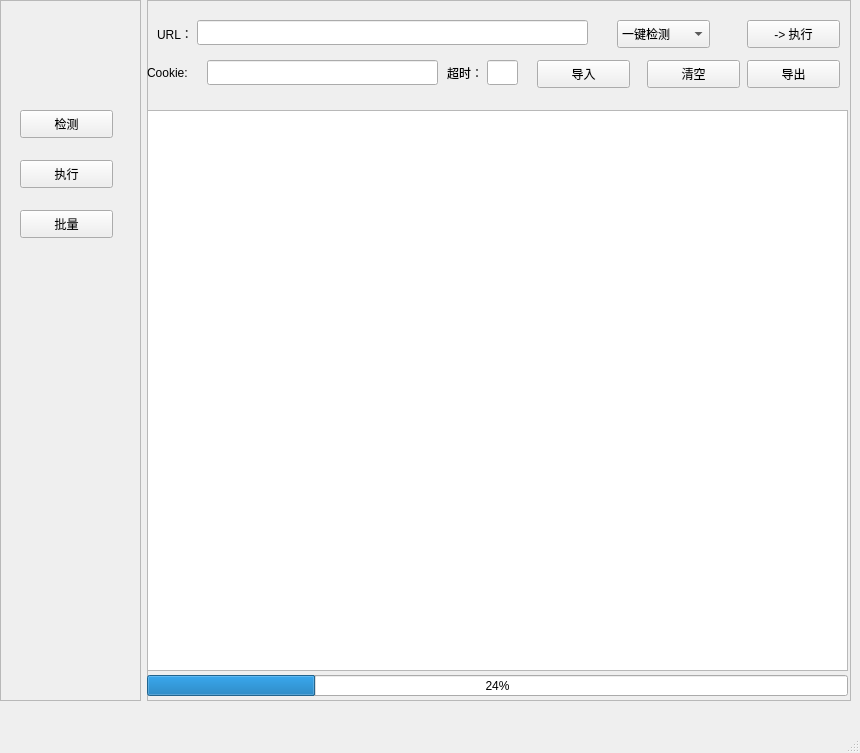
<?xml version="1.0" encoding="UTF-8"?>
<ui version="4.0">
 <class>MainWindow</class>
 <widget class="QMainWindow" name="MainWindow">
  <property name="geometry">
   <rect>
    <x>0</x>
    <y>0</y>
    <width>860</width>
    <height>753</height>
   </rect>
  </property>
  <property name="windowTitle">
   <string>MainWindow</string>
  </property>
  <widget class="QWidget" name="centralwidget">
   <widget class="QWidget" name="layoutWidget">
    <property name="geometry">
     <rect>
      <x>0</x>
      <y>0</y>
      <width>851</width>
      <height>701</height>
     </rect>
    </property>
    <layout class="QHBoxLayout" name="horizontalLayout">
     <item>
      <widget class="QFrame" name="frame">
       <property name="sizePolicy">
        <sizepolicy hsizetype="Expanding" vsizetype="Expanding">
         <horstretch>1</horstretch>
         <verstretch>0</verstretch>
        </sizepolicy>
       </property>
       <property name="frameShape">
        <enum>QFrame::StyledPanel</enum>
       </property>
       <property name="frameShadow">
        <enum>QFrame::Raised</enum>
       </property>
       <widget class="QPushButton" name="pushButton">
        <property name="geometry">
         <rect>
          <x>20</x>
          <y>110</y>
          <width>93</width>
          <height>28</height>
         </rect>
        </property>
        <property name="text">
         <string>检测</string>
        </property>
       </widget>
       <widget class="QPushButton" name="pushButton_2">
        <property name="geometry">
         <rect>
          <x>20</x>
          <y>160</y>
          <width>93</width>
          <height>28</height>
         </rect>
        </property>
        <property name="text">
         <string>执行</string>
        </property>
       </widget>
       <widget class="QPushButton" name="pushButton_6">
        <property name="geometry">
         <rect>
          <x>20</x>
          <y>210</y>
          <width>93</width>
          <height>28</height>
         </rect>
        </property>
        <property name="text">
         <string>批量</string>
        </property>
       </widget>
      </widget>
     </item>
     <item>
      <widget class="QFrame" name="frame_2">
       <property name="sizePolicy">
        <sizepolicy hsizetype="Expanding" vsizetype="Expanding">
         <horstretch>5</horstretch>
         <verstretch>0</verstretch>
        </sizepolicy>
       </property>
       <property name="frameShape">
        <enum>QFrame::StyledPanel</enum>
       </property>
       <property name="frameShadow">
        <enum>QFrame::Raised</enum>
       </property>
       <widget class="QStackedWidget" name="stackedWidget">
        <property name="geometry">
         <rect>
          <x>0</x>
          <y>0</y>
          <width>701</width>
          <height>701</height>
         </rect>
        </property>
        <property name="sizePolicy">
         <sizepolicy hsizetype="Expanding" vsizetype="Expanding">
          <horstretch>0</horstretch>
          <verstretch>0</verstretch>
         </sizepolicy>
        </property>
        <property name="currentIndex">
         <number>0</number>
        </property>
        <widget class="QWidget" name="page">
         <widget class="QLineEdit" name="lineEdit">
          <property name="geometry">
           <rect>
            <x>50</x>
            <y>20</y>
            <width>391</width>
            <height>25</height>
           </rect>
          </property>
         </widget>
         <widget class="QLabel" name="label">
          <property name="geometry">
           <rect>
            <x>10</x>
            <y>18</y>
            <width>81</width>
            <height>31</height>
           </rect>
          </property>
          <property name="text">
           <string>URL：</string>
          </property>
         </widget>
         <widget class="QPushButton" name="pushButton_4">
          <property name="geometry">
           <rect>
            <x>600</x>
            <y>20</y>
            <width>93</width>
            <height>28</height>
           </rect>
          </property>
          <property name="text">
           <string>-&gt; 执行</string>
          </property>
         </widget>
         <widget class="QComboBox" name="comboBox">
          <property name="geometry">
           <rect>
            <x>470</x>
            <y>20</y>
            <width>93</width>
            <height>28</height>
           </rect>
          </property>
          <item>
           <property name="text">
            <string>一键检测</string>
           </property>
          </item>
          <item>
           <property name="text">
            <string>S2-005</string>
           </property>
          </item>
          <item>
           <property name="text">
            <string>S2-008</string>
           </property>
          </item>
          <item>
           <property name="text">
            <string>S2-009</string>
           </property>
          </item>
          <item>
           <property name="text">
            <string>S2-016</string>
           </property>
          </item>
          <item>
           <property name="text">
            <string>S2-019</string>
           </property>
          </item>
          <item>
           <property name="text">
            <string>S2-032</string>
           </property>
          </item>
          <item>
           <property name="text">
            <string>S2-045</string>
           </property>
          </item>
         </widget>
         <widget class="QLineEdit" name="lineEdit_2">
          <property name="geometry">
           <rect>
            <x>60</x>
            <y>60</y>
            <width>231</width>
            <height>25</height>
           </rect>
          </property>
         </widget>
         <widget class="QLabel" name="label_2">
          <property name="geometry">
           <rect>
            <x>0</x>
            <y>65</y>
            <width>72</width>
            <height>15</height>
           </rect>
          </property>
          <property name="text">
           <string>Cookie:</string>
          </property>
         </widget>
         <widget class="QLabel" name="label_4">
          <property name="geometry">
           <rect>
            <x>300</x>
            <y>65</y>
            <width>72</width>
            <height>15</height>
           </rect>
          </property>
          <property name="text">
           <string>超时：</string>
          </property>
         </widget>
         <widget class="QLineEdit" name="lineEdit_4">
          <property name="geometry">
           <rect>
            <x>340</x>
            <y>60</y>
            <width>31</width>
            <height>25</height>
           </rect>
          </property>
         </widget>
         <widget class="QPushButton" name="pushButton_5">
          <property name="geometry">
           <rect>
            <x>500</x>
            <y>60</y>
            <width>93</width>
            <height>28</height>
           </rect>
          </property>
          <property name="text">
           <string>清空</string>
          </property>
         </widget>
         <widget class="QPushButton" name="pushButton_7">
          <property name="geometry">
           <rect>
            <x>600</x>
            <y>60</y>
            <width>93</width>
            <height>28</height>
           </rect>
          </property>
          <property name="text">
           <string>导出</string>
          </property>
         </widget>
         <widget class="QTextBrowser" name="textBrowser">
          <property name="geometry">
           <rect>
            <x>0</x>
            <y>110</y>
            <width>701</width>
            <height>561</height>
           </rect>
          </property>
         </widget>
         <widget class="QPushButton" name="pushButton_14">
          <property name="geometry">
           <rect>
            <x>390</x>
            <y>60</y>
            <width>93</width>
            <height>28</height>
           </rect>
          </property>
          <property name="text">
           <string>导入</string>
          </property>
         </widget>
         <widget class="QProgressBar" name="progressBar">
          <property name="geometry">
           <rect>
            <x>0</x>
            <y>675</y>
            <width>701</width>
            <height>21</height>
           </rect>
          </property>
          <property name="value">
           <number>24</number>
          </property>
         </widget>
        </widget>
        <widget class="QWidget" name="page_2">
         <widget class="QLineEdit" name="lineEdit_5">
          <property name="geometry">
           <rect>
            <x>50</x>
            <y>20</y>
            <width>391</width>
            <height>25</height>
           </rect>
          </property>
         </widget>
         <widget class="QLabel" name="label_5">
          <property name="geometry">
           <rect>
            <x>10</x>
            <y>18</y>
            <width>81</width>
            <height>31</height>
           </rect>
          </property>
          <property name="text">
           <string>URL：</string>
          </property>
         </widget>
         <widget class="QComboBox" name="comboBox_2">
          <property name="geometry">
           <rect>
            <x>470</x>
            <y>20</y>
            <width>93</width>
            <height>28</height>
           </rect>
          </property>
          <item>
           <property name="text">
            <string>S2-005</string>
           </property>
          </item>
          <item>
           <property name="text">
            <string>S2-008</string>
           </property>
          </item>
          <item>
           <property name="text">
            <string>S2-009</string>
           </property>
          </item>
          <item>
           <property name="text">
            <string>S2-016</string>
           </property>
          </item>
          <item>
           <property name="text">
            <string>S2-019</string>
           </property>
          </item>
          <item>
           <property name="text">
            <string>S2-032</string>
           </property>
          </item>
          <item>
           <property name="text">
            <string>S2-045</string>
           </property>
          </item>
         </widget>
         <widget class="QLineEdit" name="lineEdit_6">
          <property name="geometry">
           <rect>
            <x>50</x>
            <y>60</y>
            <width>391</width>
            <height>25</height>
           </rect>
          </property>
         </widget>
         <widget class="QLabel" name="label_6">
          <property name="geometry">
           <rect>
            <x>0</x>
            <y>65</y>
            <width>72</width>
            <height>15</height>
           </rect>
          </property>
          <property name="text">
           <string>Code:</string>
          </property>
         </widget>
         <widget class="QPushButton" name="pushButton_8">
          <property name="geometry">
           <rect>
            <x>590</x>
            <y>20</y>
            <width>93</width>
            <height>28</height>
           </rect>
          </property>
          <property name="text">
           <string>-&gt; 执行</string>
          </property>
         </widget>
         <widget class="QPushButton" name="pushButton_10">
          <property name="geometry">
           <rect>
            <x>470</x>
            <y>60</y>
            <width>93</width>
            <height>28</height>
           </rect>
          </property>
          <property name="text">
           <string>导出</string>
          </property>
         </widget>
         <widget class="QPushButton" name="pushButton_13">
          <property name="geometry">
           <rect>
            <x>590</x>
            <y>60</y>
            <width>93</width>
            <height>28</height>
           </rect>
          </property>
          <property name="text">
           <string>清空</string>
          </property>
         </widget>
         <widget class="QTextBrowser" name="textBrowser_3">
          <property name="geometry">
           <rect>
            <x>0</x>
            <y>110</y>
            <width>701</width>
            <height>581</height>
           </rect>
          </property>
         </widget>
        </widget>
        <widget class="QWidget" name="page_3">
         <widget class="QPushButton" name="pushButton_3">
          <property name="geometry">
           <rect>
            <x>550</x>
            <y>20</y>
            <width>93</width>
            <height>28</height>
           </rect>
          </property>
          <property name="text">
           <string>导入</string>
          </property>
         </widget>
         <widget class="QPushButton" name="pushButton_9">
          <property name="geometry">
           <rect>
            <x>440</x>
            <y>20</y>
            <width>93</width>
            <height>28</height>
           </rect>
          </property>
          <property name="text">
           <string>执行</string>
          </property>
         </widget>
         <widget class="QLabel" name="label_7">
          <property name="geometry">
           <rect>
            <x>10</x>
            <y>18</y>
            <width>81</width>
            <height>31</height>
           </rect>
          </property>
          <property name="text">
           <string>路径：</string>
          </property>
         </widget>
         <widget class="QLineEdit" name="lineEdit_7">
          <property name="geometry">
           <rect>
            <x>50</x>
            <y>20</y>
            <width>351</width>
            <height>25</height>
           </rect>
          </property>
         </widget>
         <widget class="QLabel" name="label_9">
          <property name="geometry">
           <rect>
            <x>10</x>
            <y>65</y>
            <width>72</width>
            <height>15</height>
           </rect>
          </property>
          <property name="text">
           <string>超时：</string>
          </property>
         </widget>
         <widget class="QLineEdit" name="lineEdit_9">
          <property name="geometry">
           <rect>
            <x>50</x>
            <y>60</y>
            <width>171</width>
            <height>25</height>
           </rect>
          </property>
         </widget>
         <widget class="QPushButton" name="pushButton_11">
          <property name="geometry">
           <rect>
            <x>440</x>
            <y>60</y>
            <width>93</width>
            <height>28</height>
           </rect>
          </property>
          <property name="text">
           <string>导出</string>
          </property>
         </widget>
         <widget class="QPushButton" name="pushButton_12">
          <property name="geometry">
           <rect>
            <x>310</x>
            <y>60</y>
            <width>93</width>
            <height>28</height>
           </rect>
          </property>
          <property name="text">
           <string>清空</string>
          </property>
         </widget>
         <widget class="QTextBrowser" name="textBrowser_2">
          <property name="geometry">
           <rect>
            <x>0</x>
            <y>110</y>
            <width>701</width>
            <height>591</height>
           </rect>
          </property>
         </widget>
        </widget>
       </widget>
      </widget>
     </item>
    </layout>
   </widget>
  </widget>
  <widget class="QMenuBar" name="menubar">
   <property name="geometry">
    <rect>
     <x>0</x>
     <y>0</y>
     <width>860</width>
     <height>26</height>
    </rect>
   </property>
  </widget>
  <widget class="QStatusBar" name="statusbar"/>
 </widget>
 <resources>
  <include location="image.qrc"/>
 </resources>
 <connections/>
</ui>
